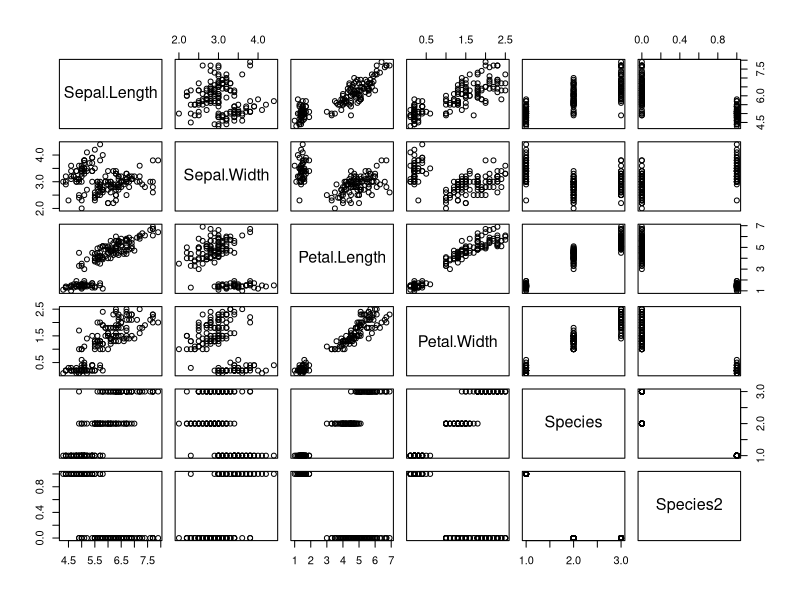
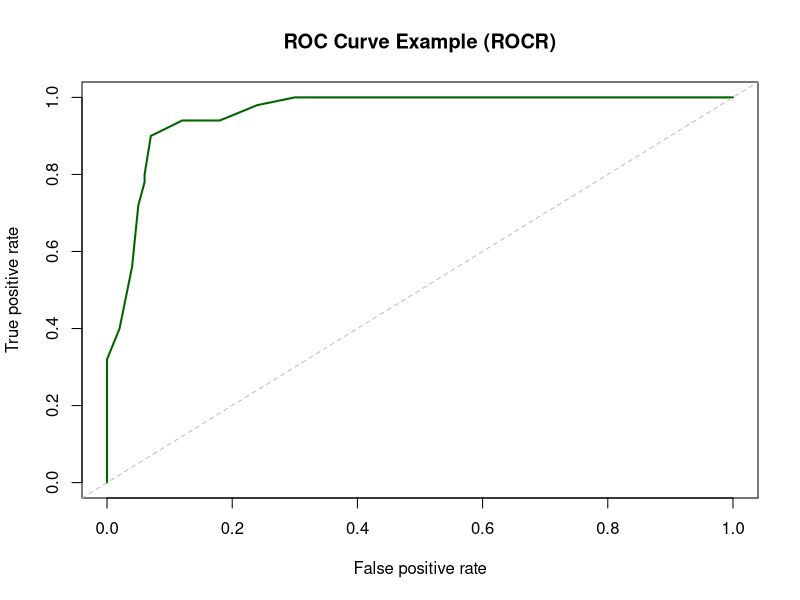

Write the R code that produced these figures, in order.
# Setup -------------------------------------------------------------------

rm(list=ls())
library(dplyr)

iris$Species2 <- factor(iris$Species,
                        levels = c("setosa", "versicolor", "virginica"),
                        labels = c(1, 0, 0) )

iris$Species2 <- if_else(iris$Species == "setosa", 1, 0)

is.factor(iris$Species2)

lgi.mdl <- glm(Species2 ~ Sepal.Length,
               data = iris,
               family = binomial(link = "logit"))
plot(iris)
summary(lgi.mdl)

iris$pred <- if_else(predict(lgi.mdl, type = "response") > 0.5, 1, 0)

CM <- table(iris$pred, iris$Species2)

Acc <- sum(diag(CM))/sum(CM)


library(caret)
caret::confusionMatrix(CM)


library(ROCR)
previsto_obj <- ROCR::prediction(predictions = predict(lgi.mdl, type = "response"),
                             labels = iris$Species2)
summary(previsto_obj)

previsto_obj

perf_obj <- ROCR::performance(previsto_obj, measure = "tpr", x.measure = "fpr")

plot(perf_obj, main = "ROC Curve Example (ROCR)", col = "darkgreen", lwd = 2)
abline(a = 0, b = 1, lty = 2, col = "gray")
